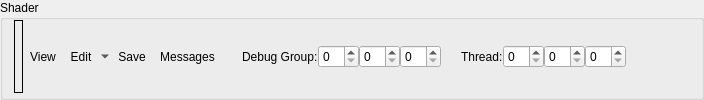
        <widget class="QGroupBox" name="csShaderGroup">
         <property name="sizePolicy">
          <sizepolicy hsizetype="Preferred" vsizetype="Minimum">
           <horstretch>0</horstretch>
           <verstretch>0</verstretch>
          </sizepolicy>
         </property>
         <property name="title">
          <string>Shader</string>
         </property>
         <layout class="QHBoxLayout" name="horizontalLayout_19">
          <property name="spacing">
           <number>0</number>
          </property>
          <property name="topMargin">
           <number>0</number>
          </property>
          <property name="bottomMargin">
           <number>4</number>
          </property>
          <item>
           <widget class="QFrame" name="csShaderControlsFrame">
            <layout class="QHBoxLayout" name="horizontalLayout_29">
             <property name="spacing">
              <number>0</number>
             </property>
             <property name="leftMargin">
              <number>0</number>
             </property>
             <property name="topMargin">
              <number>0</number>
             </property>
             <property name="rightMargin">
              <number>0</number>
             </property>
             <property name="bottomMargin">
              <number>0</number>
             </property>
             <item>
              <widget class="RDLabel" name="csShader">
               <property name="sizePolicy">
                <sizepolicy hsizetype="Preferred" vsizetype="Preferred">
                 <horstretch>0</horstretch>
                 <verstretch>0</verstretch>
                </sizepolicy>
               </property>
               <property name="frameShape">
                <enum>QFrame::Box</enum>
               </property>
              </widget>
             </item>
             <item>
              <widget class="QToolButton" name="csShaderViewButton">
               <property name="cursor">
                <cursorShape>PointingHandCursor</cursorShape>
               </property>
               <property name="toolTip">
                <string>Open Shader Source</string>
               </property>
               <property name="text">
                <string>View</string>
               </property>
               <property name="icon">
                <iconset resource="../../Resources/resources.qrc">
                 <normaloff>:/action.png</normaloff>:/action.png
                </iconset>
               </property>
               <property name="toolButtonStyle">
                <enum>Qt::ToolButtonTextBesideIcon</enum>
               </property>
               <property name="autoRaise">
                <bool>true</bool>
               </property>
              </widget>
             </item>
             <item>
              <widget class="QToolButton" name="csShaderEditButton">
               <property name="toolTip">
                <string>Edit Shader</string>
               </property>
               <property name="text">
                <string>Edit</string>
               </property>
               <property name="icon">
                <iconset resource="../../Resources/resources.qrc">
                 <normaloff>:/page_white_edit.png</normaloff>:/page_white_edit.png
                </iconset>
               </property>
               <property name="popupMode">
                <enum>QToolButton::MenuButtonPopup</enum>
               </property>
               <property name="toolButtonStyle">
                <enum>Qt::ToolButtonTextBesideIcon</enum>
               </property>
               <property name="autoRaise">
                <bool>true</bool>
               </property>
              </widget>
             </item>
             <item>
              <widget class="QToolButton" name="csShaderSaveButton">
               <property name="toolTip">
                <string>Save Shader DXBC</string>
               </property>
               <property name="text">
                <string>Save</string>
               </property>
               <property name="icon">
                <iconset resource="../../Resources/resources.qrc">
                 <normaloff>:/save.png</normaloff>:/save.png
                </iconset>
               </property>
               <property name="toolButtonStyle">
                <enum>Qt::ToolButtonTextBesideIcon</enum>
               </property>
               <property name="autoRaise">
                <bool>true</bool>
               </property>
              </widget>
             </item>
             <item>
              <widget class="QToolButton" name="csShaderMessagesButton">
               <property name="toolTip">
                <string>View Shader Messages</string>
               </property>
               <property name="text">
                <string>Messages</string>
               </property>
               <property name="icon">
                <iconset resource="../../Resources/resources.qrc">
                 <normaloff>:/text_add.png</normaloff>:/text_add.png</iconset>
               </property>
               <property name="toolButtonStyle">
                <enum>Qt::ToolButtonTextBesideIcon</enum>
               </property>
               <property name="autoRaise">
                <bool>true</bool>
               </property>
              </widget>
             </item>
            </layout>
           </widget>
          </item>
          <item>
           <widget class="QFrame" name="csDebugFrame">
            <layout class="QHBoxLayout" name="horizontalLayout_34">
             <property name="spacing">
              <number>0</number>
             </property>
             <property name="leftMargin">
              <number>0</number>
             </property>
             <property name="topMargin">
              <number>0</number>
             </property>
             <property name="rightMargin">
              <number>0</number>
             </property>
             <property name="bottomMargin">
              <number>0</number>
             </property>
             <item>
              <widget class="QLabel" name="groupDebugLabel">
               <property name="text">
                <string>Debug Group:</string>
               </property>
               <property name="indent">
                <number>20</number>
               </property>
              </widget>
             </item>
             <item>
              <widget class="QSpinBox" name="groupX"/>
             </item>
             <item>
              <widget class="QSpinBox" name="groupY"/>
             </item>
             <item>
              <widget class="QSpinBox" name="groupZ"/>
             </item>
             <item>
              <widget class="QLabel" name="threadDebugLabel">
               <property name="text">
                <string>Thread:</string>
               </property>
               <property name="indent">
                <number>20</number>
               </property>
              </widget>
             </item>
             <item>
              <widget class="QSpinBox" name="threadX"/>
             </item>
             <item>
              <widget class="QSpinBox" name="threadY"/>
             </item>
             <item>
              <widget class="QSpinBox" name="threadZ"/>
             </item>
             <item>
              <widget class="QToolButton" name="debugThread">
               <property name="text">
                <string/>
               </property>
               <property name="icon">
                <iconset resource="../../Resources/resources.qrc">
                 <normaloff>:/wrench.png</normaloff>:/wrench.png
                </iconset>
               </property>
               <property name="autoRaise">
                <bool>true</bool>
               </property>
              </widget>
             </item>
            </layout>
           </widget>
          </item>
          <item>
           <spacer name="horizontalSpacer_4">
            <property name="orientation">
             <enum>Qt::Horizontal</enum>
            </property>
            <property name="sizeHint" stdset="0">
             <size>
              <width>40</width>
              <height>20</height>
             </size>
            </property>
           </spacer>
          </item>
         </layout>
        </widget>
